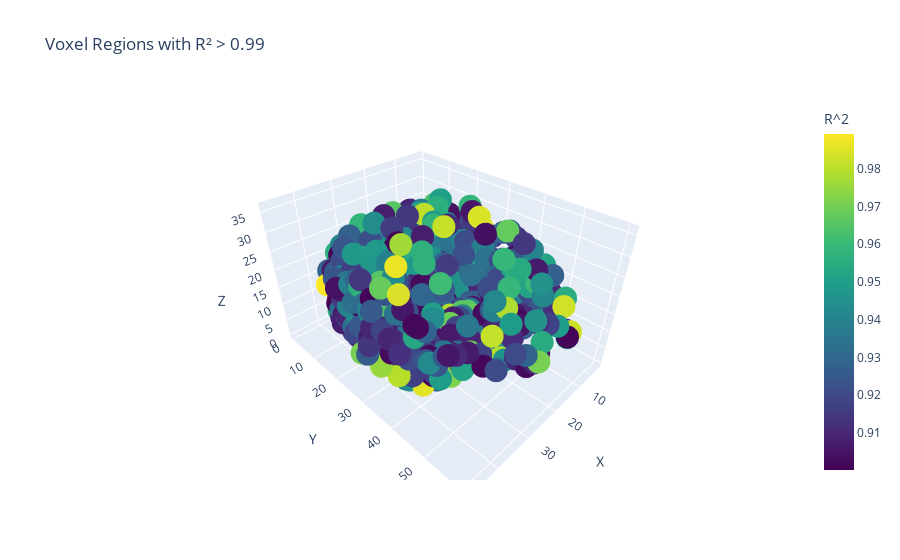

Write notebook code for a chart like this one.
### Code cell
import plotly.express as px

fig = px.scatter_3d(
    high_r2,
    x='X', y='Y', z='Z',
    color='R^2',
    color_continuous_scale='Viridis',
    title='Voxel Regions with'
)
fig.show()

### Figure 1 — Plotly figure (JSON) as saved in the notebook; plotly's stock layout.template omitted (floating-point values rounded to 4 significant figures; data arrays with more than 128 entries replaced by an {"elided": "..."} marker saying what was removed)
{"data": [{"hovertemplate": "X=%{x}<br>Y=%{y}<br>Z=%{z}<br>R^2=%{marker.color}<extra></extra>", "legendgroup": "", "marker": {"color": {"elided": "2438 float values"}, "coloraxis": "coloraxis", "symbol": "circle"}, "mode": "markers", "name": "", "scene": "scene", "showlegend": false, "type": "scatter3d", "x": {"elided": "2438 int values"}, "y": {"elided": "2438 int values"}, "z": {"elided": "2438 int values"}}], "layout": {"coloraxis": {"colorbar": {"title": {"text": "R^2"}}, "colorscale": [[0, "#440154"], [0.1111, "#482878"], [0.2222, "#3e4989"], [0.3333, "#31688e"], [0.4444, "#26828e"], [0.5556, "#1f9e89"], [0.6667, "#35b779"], [0.7778, "#6ece58"], [0.8889, "#b5de2b"], [1, "#fde725"]]}, "legend": {"tracegroupgap": 0}, "scene": {"domain": {"x": [0, 1], "y": [0, 1]}, "xaxis": {"title": {"text": "X"}}, "yaxis": {"title": {"text": "Y"}}, "zaxis": {"title": {"text": "Z"}}}, "title": {"text": "Voxel Regions with R² > 0.99"}}}
